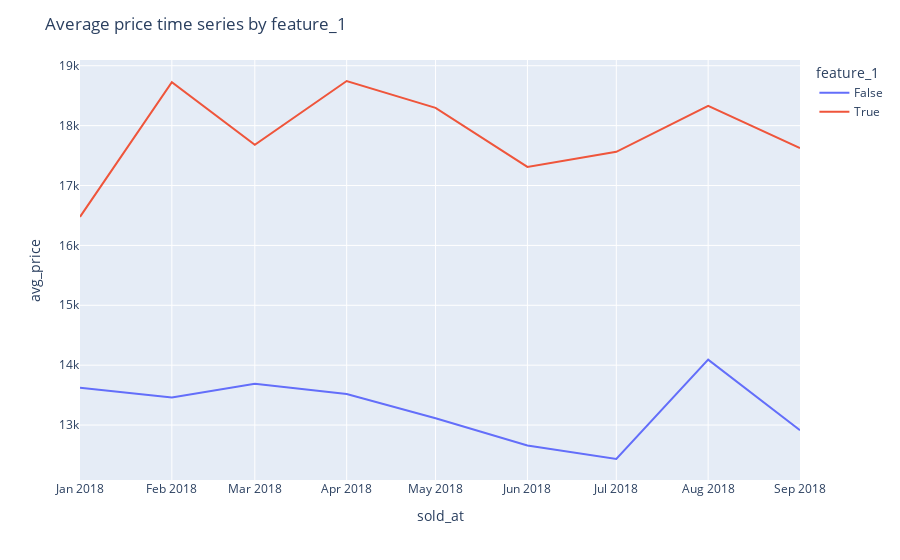
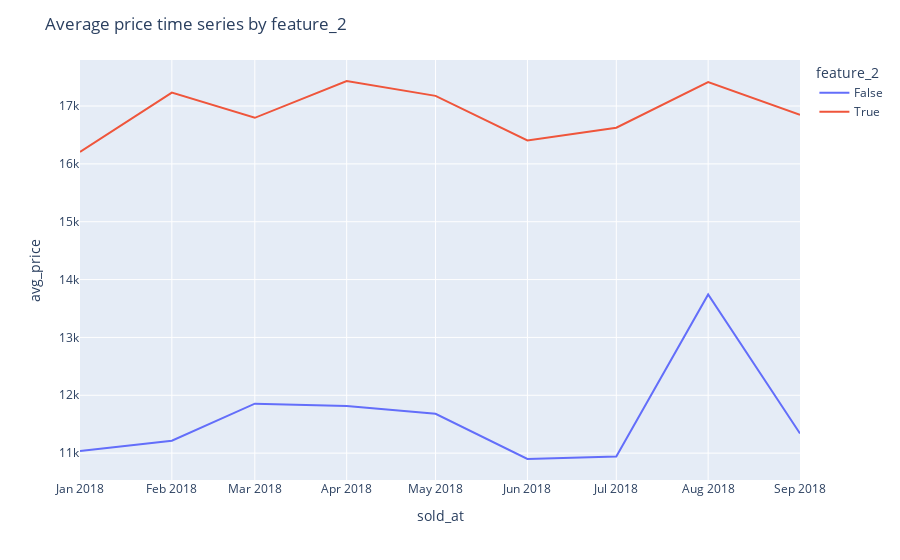
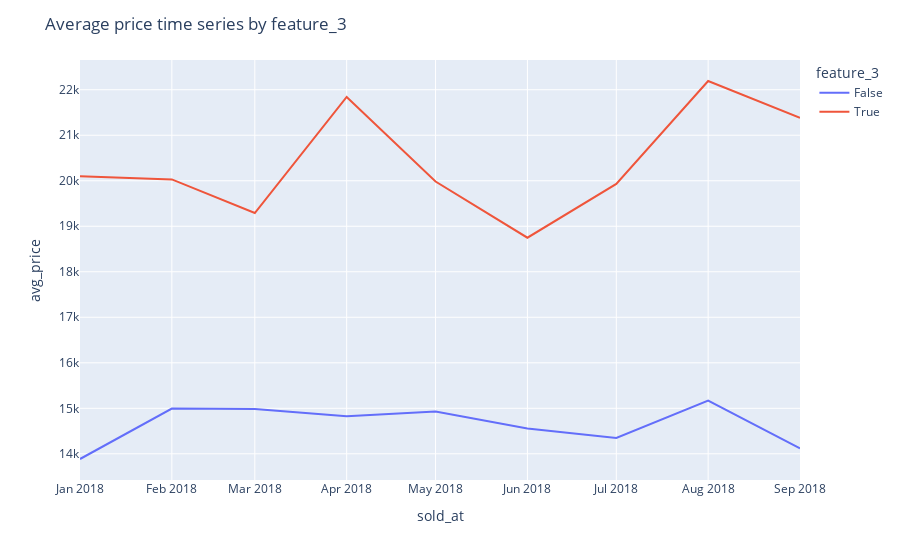
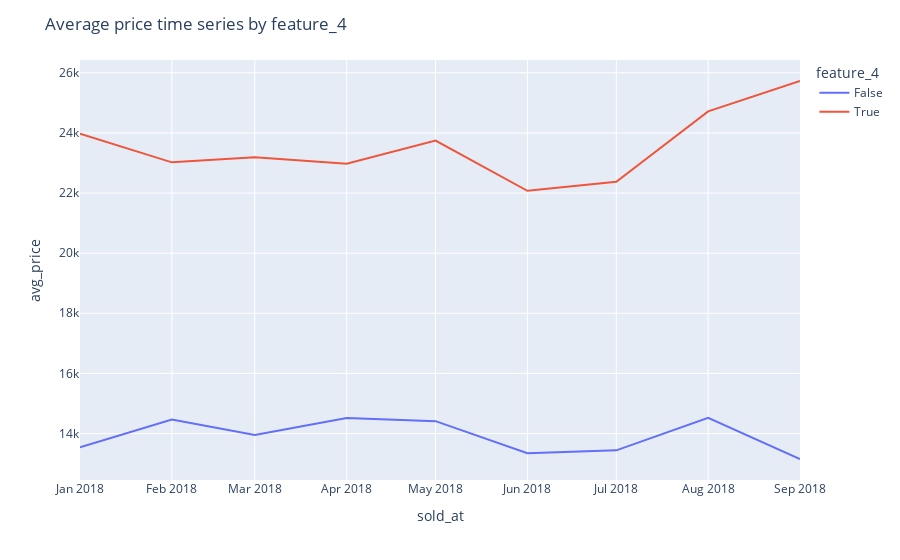

Write notebook code for charts like these, in order.
### Code cell
plot_avg_target_time_series_by_features(data_q2, car_features)

### Figure 1 — Plotly figure (JSON) as saved in the notebook; plotly's stock layout.template omitted (floating-point values rounded to 4 significant figures)
{"data": [{"hovertemplate": "feature_1=False<br>sold_at=%{x}<br>avg_price=%{y}<extra></extra>", "legendgroup": "False", "line": {"color": "#636efa", "dash": "solid"}, "marker": {"symbol": "circle"}, "mode": "lines", "name": "False", "orientation": "v", "showlegend": true, "type": "scatter", "x": ["2018-01-01T00:00:00", "2018-02-01T00:00:00", "2018-03-01T00:00:00", "2018-04-01T00:00:00", "2018-05-01T00:00:00", "2018-06-01T00:00:00", "2018-07-01T00:00:00", "2018-08-01T00:00:00", "2018-09-01T00:00:00"], "xaxis": "x", "y": [13620.0, 13460.0, 13690.0, 13520.0, 13110.0, 12660.0, 12430.0, 14090.0, 12910.0], "yaxis": "y"}, {"hovertemplate": "feature_1=True<br>sold_at=%{x}<br>avg_price=%{y}<extra></extra>", "legendgroup": "True", "line": {"color": "#EF553B", "dash": "solid"}, "marker": {"symbol": "circle"}, "mode": "lines", "name": "True", "orientation": "v", "showlegend": true, "type": "scatter", "x": ["2018-01-01T00:00:00", "2018-02-01T00:00:00", "2018-03-01T00:00:00", "2018-04-01T00:00:00", "2018-05-01T00:00:00", "2018-06-01T00:00:00", "2018-07-01T00:00:00", "2018-08-01T00:00:00", "2018-09-01T00:00:00"], "xaxis": "x", "y": [16480.0, 18720.0, 17680.0, 18750.0, 18300.0, 17310.0, 17560.0, 18330.0, 17620.0], "yaxis": "y"}], "layout": {"legend": {"title": {"text": "feature_1"}, "tracegroupgap": 0}, "margin": {"t": 60}, "title": {"text": "Average price time series by feature_1"}, "xaxis": {"anchor": "y", "domain": [0, 1], "title": {"text": "sold_at"}}, "yaxis": {"anchor": "x", "domain": [0, 1], "title": {"text": "avg_price"}}}}

### Figure 2 — Plotly figure (JSON) as saved in the notebook; plotly's stock layout.template omitted (floating-point values rounded to 4 significant figures)
{"data": [{"hovertemplate": "feature_2=False<br>sold_at=%{x}<br>avg_price=%{y}<extra></extra>", "legendgroup": "False", "line": {"color": "#636efa", "dash": "solid"}, "marker": {"symbol": "circle"}, "mode": "lines", "name": "False", "orientation": "v", "showlegend": true, "type": "scatter", "x": ["2018-01-01T00:00:00", "2018-02-01T00:00:00", "2018-03-01T00:00:00", "2018-04-01T00:00:00", "2018-05-01T00:00:00", "2018-06-01T00:00:00", "2018-07-01T00:00:00", "2018-08-01T00:00:00", "2018-09-01T00:00:00"], "xaxis": "x", "y": [11040.0, 11210.0, 11860.0, 11810.0, 11680.0, 10900.0, 10940.0, 13740.0, 11340.0], "yaxis": "y"}, {"hovertemplate": "feature_2=True<br>sold_at=%{x}<br>avg_price=%{y}<extra></extra>", "legendgroup": "True", "line": {"color": "#EF553B", "dash": "solid"}, "marker": {"symbol": "circle"}, "mode": "lines", "name": "True", "orientation": "v", "showlegend": true, "type": "scatter", "x": ["2018-01-01T00:00:00", "2018-02-01T00:00:00", "2018-03-01T00:00:00", "2018-04-01T00:00:00", "2018-05-01T00:00:00", "2018-06-01T00:00:00", "2018-07-01T00:00:00", "2018-08-01T00:00:00", "2018-09-01T00:00:00"], "xaxis": "x", "y": [16210.0, 17230.0, 16800.0, 17430.0, 17180.0, 16400.0, 16630.0, 17410.0, 16850.0], "yaxis": "y"}], "layout": {"legend": {"title": {"text": "feature_2"}, "tracegroupgap": 0}, "margin": {"t": 60}, "title": {"text": "Average price time series by feature_2"}, "xaxis": {"anchor": "y", "domain": [0, 1], "title": {"text": "sold_at"}}, "yaxis": {"anchor": "x", "domain": [0, 1], "title": {"text": "avg_price"}}}}

### Figure 3 — Plotly figure (JSON) as saved in the notebook; plotly's stock layout.template omitted (floating-point values rounded to 4 significant figures)
{"data": [{"hovertemplate": "feature_3=False<br>sold_at=%{x}<br>avg_price=%{y}<extra></extra>", "legendgroup": "False", "line": {"color": "#636efa", "dash": "solid"}, "marker": {"symbol": "circle"}, "mode": "lines", "name": "False", "orientation": "v", "showlegend": true, "type": "scatter", "x": ["2018-01-01T00:00:00", "2018-02-01T00:00:00", "2018-03-01T00:00:00", "2018-04-01T00:00:00", "2018-05-01T00:00:00", "2018-06-01T00:00:00", "2018-07-01T00:00:00", "2018-08-01T00:00:00", "2018-09-01T00:00:00"], "xaxis": "x", "y": [13890.0, 14990.0, 14990.0, 14830.0, 14930.0, 14560.0, 14350.0, 15170.0, 14120.0], "yaxis": "y"}, {"hovertemplate": "feature_3=True<br>sold_at=%{x}<br>avg_price=%{y}<extra></extra>", "legendgroup": "True", "line": {"color": "#EF553B", "dash": "solid"}, "marker": {"symbol": "circle"}, "mode": "lines", "name": "True", "orientation": "v", "showlegend": true, "type": "scatter", "x": ["2018-01-01T00:00:00", "2018-02-01T00:00:00", "2018-03-01T00:00:00", "2018-04-01T00:00:00", "2018-05-01T00:00:00", "2018-06-01T00:00:00", "2018-07-01T00:00:00", "2018-08-01T00:00:00", "2018-09-01T00:00:00"], "xaxis": "x", "y": [20100.0, 20030.0, 19290.0, 21840.0, 19980.0, 18750.0, 19930.0, 22190.0, 21380.0], "yaxis": "y"}], "layout": {"legend": {"title": {"text": "feature_3"}, "tracegroupgap": 0}, "margin": {"t": 60}, "title": {"text": "Average price time series by feature_3"}, "xaxis": {"anchor": "y", "domain": [0, 1], "title": {"text": "sold_at"}}, "yaxis": {"anchor": "x", "domain": [0, 1], "title": {"text": "avg_price"}}}}

### Figure 4 — Plotly figure (JSON) as saved in the notebook; plotly's stock layout.template omitted (floating-point values rounded to 4 significant figures)
{"data": [{"hovertemplate": "feature_4=False<br>sold_at=%{x}<br>avg_price=%{y}<extra></extra>", "legendgroup": "False", "line": {"color": "#636efa", "dash": "solid"}, "marker": {"symbol": "circle"}, "mode": "lines", "name": "False", "orientation": "v", "showlegend": true, "type": "scatter", "x": ["2018-01-01T00:00:00", "2018-02-01T00:00:00", "2018-03-01T00:00:00", "2018-04-01T00:00:00", "2018-05-01T00:00:00", "2018-06-01T00:00:00", "2018-07-01T00:00:00", "2018-08-01T00:00:00", "2018-09-01T00:00:00"], "xaxis": "x", "y": [13540.0, 14470.0, 13950.0, 14520.0, 14410.0, 13340.0, 13440.0, 14520.0, 13150.0], "yaxis": "y"}, {"hovertemplate": "feature_4=True<br>sold_at=%{x}<br>avg_price=%{y}<extra></extra>", "legendgroup": "True", "line": {"color": "#EF553B", "dash": "solid"}, "marker": {"symbol": "circle"}, "mode": "lines", "name": "True", "orientation": "v", "showlegend": true, "type": "scatter", "x": ["2018-01-01T00:00:00", "2018-02-01T00:00:00", "2018-03-01T00:00:00", "2018-04-01T00:00:00", "2018-05-01T00:00:00", "2018-06-01T00:00:00", "2018-07-01T00:00:00", "2018-08-01T00:00:00", "2018-09-01T00:00:00"], "xaxis": "x", "y": [23980.0, 23020.0, 23190.0, 22970.0, 23750.0, 22080.0, 22370.0, 24720.0, 25730.0], "yaxis": "y"}], "layout": {"legend": {"title": {"text": "feature_4"}, "tracegroupgap": 0}, "margin": {"t": 60}, "title": {"text": "Average price time series by feature_4"}, "xaxis": {"anchor": "y", "domain": [0, 1], "title": {"text": "sold_at"}}, "yaxis": {"anchor": "x", "domain": [0, 1], "title": {"text": "avg_price"}}}}
